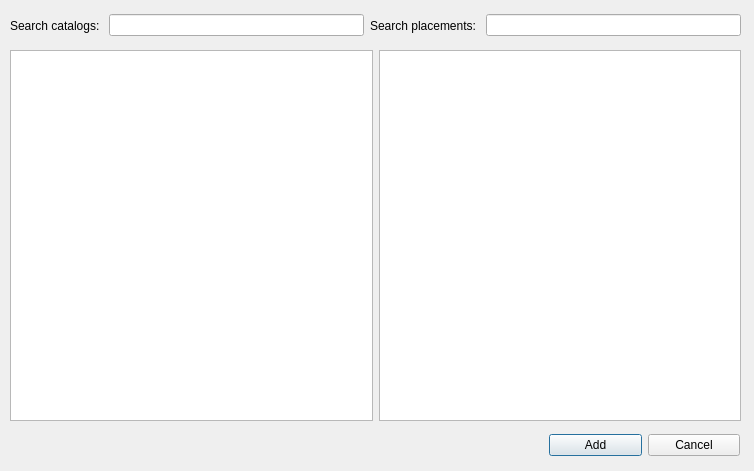
<?xml version="1.0" encoding="UTF-8"?>
<ui version="4.0">
 <class>editJob</class>
 <widget class="QDialog" name="editJob">
  <property name="geometry">
   <rect>
    <x>0</x>
    <y>0</y>
    <width>754</width>
    <height>471</height>
   </rect>
  </property>
  <property name="windowTitle">
   <string>Dialog</string>
  </property>
  <widget class="QWidget" name="horizontalLayoutWidget">
   <property name="geometry">
    <rect>
     <x>10</x>
     <y>50</y>
     <width>731</width>
     <height>371</height>
    </rect>
   </property>
   <layout class="QHBoxLayout" name="horizontalLayout">
    <item>
     <widget class="QTableView" name="catalogs"/>
    </item>
    <item>
     <widget class="QTableView" name="placements"/>
    </item>
   </layout>
  </widget>
  <widget class="QWidget" name="horizontalLayoutWidget_2">
   <property name="geometry">
    <rect>
     <x>10</x>
     <y>10</y>
     <width>731</width>
     <height>31</height>
    </rect>
   </property>
   <layout class="QHBoxLayout" name="horizontalLayout_2">
    <item>
     <widget class="QLabel" name="label">
      <property name="text">
       <string>Search catalogs: </string>
      </property>
     </widget>
    </item>
    <item>
     <widget class="QLineEdit" name="lineEdit"/>
    </item>
    <item>
     <widget class="QLabel" name="label_2">
      <property name="text">
       <string>Search placements: </string>
      </property>
     </widget>
    </item>
    <item>
     <widget class="QLineEdit" name="lineEdit_2"/>
    </item>
   </layout>
  </widget>
  <widget class="QWidget" name="horizontalLayoutWidget_3">
   <property name="geometry">
    <rect>
     <x>549</x>
     <y>430</y>
     <width>191</width>
     <height>31</height>
    </rect>
   </property>
   <layout class="QHBoxLayout" name="horizontalLayout_3">
    <item>
     <widget class="QPushButton" name="pushButton_2">
      <property name="text">
       <string>Add</string>
      </property>
     </widget>
    </item>
    <item>
     <widget class="QPushButton" name="pushButton">
      <property name="text">
       <string>Cancel</string>
      </property>
     </widget>
    </item>
   </layout>
  </widget>
 </widget>
 <resources/>
 <connections/>
</ui>
